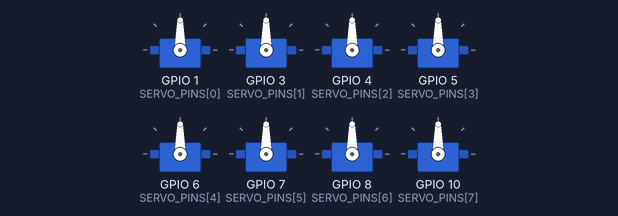
The sketch below on a simulated ESP32-S3. Shown: 8 × servo. What the sketch prints to the serial monitor is not drawn.

Above: at 3.0 s.
At 4.55 s:
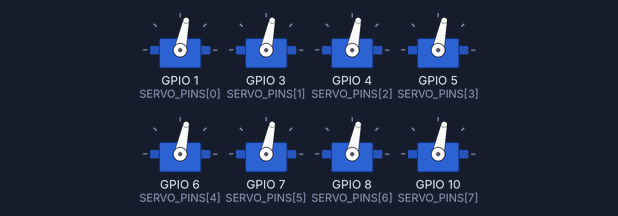
At 7.55 s:
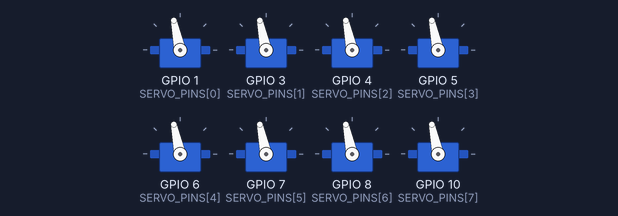
Timing chart, 0 to 10.8 s (numbered marks = the images above):
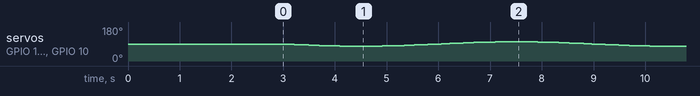

The sketch:

polyp_3x3_sway_v2_0.ino
```cpp
/*
 * PROJECT: Polyp (notwled servo console)
 * DEVICE:  3x3 rig sway, ESP32-S3 SuperMini, direct GPIO (no PCA9685)
 *
 * v2.0 fixes the two real faults. Both were in this firmware, neither was
 * the servos, and v1.1 through v1.4 all chased the wrong thing.
 *
 * FAULT 1, the jerk: ESP32Servo defaults to a 10-bit LEDC timer
 * (ESP32Servo.h, DEFAULT_TIMER_WIDTH 10). That splits the 20ms servo frame
 * into 1024 ticks = 19.5us per achievable pulse width. At 10.56us per
 * degree that is a 1.85 degree minimum step, which on a 250mm horn is an
 * 8.1mm jump at the tip. The sway is 50mm either side, so the whole motion
 * only had about 12 reachable positions, hence the counted "10-11 jabs".
 * Every earlier version computed lovely sub-degree floats and then handed
 * them to a peripheral that rounded them to the nearest 8mm.
 *   Fix: setTimerWidth(14), the ESP32-S3's actual hardware maximum
 *   (SOC_LEDC_TIMER_BIT_WIDTH = 14; note ESP32Servo.h's MAXIMUM_TIMER_WIDTH
 *   of 20 is wrong for this chip and would clamp past the hardware limit).
 *   14-bit gives 1.22us per step, ~0.116 degrees, ~0.5mm at the tip.
 *   That is RC-receiver territory, which is the answer to "how does RC gear
 *   move servos so smoothly": dedicated timers at roughly 1us resolution.
 *
 *   ORDERING TRAP: attach() resets timer_width back to the 10-bit default
 *   (ESP32Servo.cpp lines 94-99), so setTimerWidth MUST be called AFTER
 *   attach(), not before, or it is silently discarded. Also always write a
 *   fresh value afterwards: setTimerWidth's internal tick rescale
 *   (lines 234-243) divides by the bit difference instead of 2^difference,
 *   so the carried-over tick value is garbage until overwritten.
 *
 * FAULT 2, the wandering dead servo: the ESP32-S3's LEDC has 8 channels
 * (SOC_LEDC_CHANNEL_NUM = 8), not the 16 the classic ESP32 has. Driving 9
 * servos means one can never get a channel, and which one loses depends on
 * allocation order, which is why it was GPIO9 one day and GPIO10 the next,
 * and why moving that servo to another pin made it spring to life.
 *   Fix here is a stopgap: drive 8 and leave servo9 idle, purely so the
 *   smoothness fix can be judged without a phantom fault muddying it. The
 *   real fix is a PCA9685, which is what Polyp was designed around in the
 *   first place, 16 channels per board over I2C and none of this contention.
 *
 * WIRING (unchanged, no rewiring needed for this version):
 *   GPIO 1,3,4,5,6,7,8,10 -> servo 1..8
 *   servo9 on GPIO11 is left unattached this round.
 *   GPIO2 and GPIO9 unused.
 */

#include <ESP32Servo.h>

#define VERSION "2.0"

// ---------------- CONFIG ----------------

// 8 servos, not 9: the S3 has only 8 LEDC channels. See FAULT 2 above.
const int SERVO_COUNT = 8;
const int SERVO_PINS[SERVO_COUNT] = {1, 3, 4, 5, 6, 7, 8, 10};

const float SHAFT_TO_TIP_MM = 250.0;
const float TIP_SWAY_MM     = 50.0;

const int CENTER_DEG = 90;
const float SWAY_PERIOD_S = 6.0;

const int MIN_US = 500, MAX_US = 2400;
const int TIMER_WIDTH_BITS = 14; // ESP32-S3 hardware max, do not raise
const int SERVO_HZ = 50;

float angleTrim[SERVO_COUNT] = {0, 0, 0, 0, 0, 0, 0, 0};

const unsigned long ARM_DELAY_MS = 1000;

// -----------------------------------------

Servo servos[SERVO_COUNT];
float swingDeg;

int degToUs(float deg) {
  deg = constrain(deg, 0.0f, 180.0f);
  return (int)lround(MIN_US + (deg / 180.0) * (MAX_US - MIN_US));
}

void setup() {
  Serial.begin(115200);
  delay(1500);

  swingDeg = degrees(asin(TIP_SWAY_MM / SHAFT_TO_TIP_MM));

  Serial.printf("\nPolyp 3x3 sway, firmware v%s\n", VERSION);
  Serial.printf("sway %.0fmm either side at %.0fmm horn -> +/-%.2f deg\n",
                TIP_SWAY_MM, SHAFT_TO_TIP_MM, swingDeg);

  ESP32PWM::allocateTimer(0);
  ESP32PWM::allocateTimer(1);
  ESP32PWM::allocateTimer(2);
  ESP32PWM::allocateTimer(3);

  for (int i = 0; i < SERVO_COUNT; i++) {
    servos[i].setPeriodHertz(SERVO_HZ);
    int ch = servos[i].attach(SERVO_PINS[i], MIN_US, MAX_US);
    servos[i].setTimerWidth(TIMER_WIDTH_BITS); // AFTER attach, see header
    servos[i].writeMicroseconds(degToUs(CENTER_DEG + angleTrim[i]));
    Serial.printf("  servo%d GPIO%-2d attach=%-3d %s\n",
                  i + 1, SERVO_PINS[i], ch,
                  servos[i].attached() ? "OK" : "FAILED");
    Serial.flush();
    delay(60); // space the prints, a fast burst drops lines over USB CDC
  }

  // report the resolution actually achieved, rather than trusting the comment
  float usPerTick   = 1000000.0 / SERVO_HZ / (float)(1UL << TIMER_WIDTH_BITS);
  float usPerDeg    = (float)(MAX_US - MIN_US) / 180.0;
  float degPerTick  = usPerTick / usPerDeg;
  float tipMmPerTick = SHAFT_TO_TIP_MM * sin(radians(degPerTick));
  Serial.printf("resolution: %d-bit -> %.3f us/step, %.4f deg/step, %.3f mm at the tip\n",
                TIMER_WIDTH_BITS, usPerTick, degPerTick, tipMmPerTick);
  Serial.printf("(10-bit default was 19.531 us, 1.850 deg, 8.07 mm)\n");

  delay(ARM_DELAY_MS);
  Serial.println("Swaying.");
}

void loop() {
  float t = millis() / 1000.0;
  float angleDeg = CENTER_DEG + swingDeg * sin((2.0 * PI / SWAY_PERIOD_S) * t);

  for (int i = 0; i < SERVO_COUNT; i++) {
    servos[i].writeMicroseconds(degToUs(angleDeg + angleTrim[i]));
  }

  delay(1000 / SERVO_HZ);
}
```
